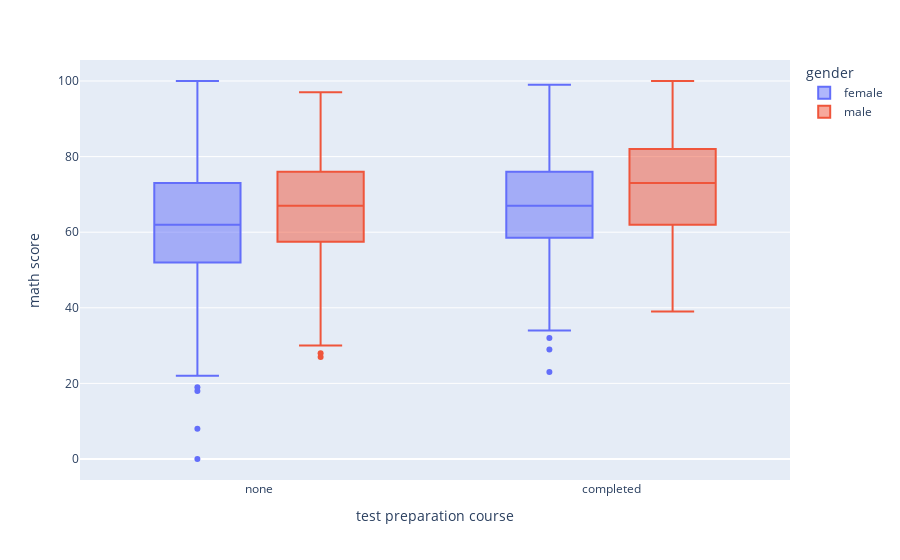

Source (notebook cell):
### Markdown cell above
4% student failed in Match

### Code cell
fig = px.box(data, x="test preparation course", y="math score", color="gender")
fig.show()

### Figure 1 — Plotly figure (JSON) as saved in the notebook; plotly's stock layout.template omitted (floating-point values rounded to 4 significant figures; data arrays with more than 128 entries replaced by an {"elided": "..."} marker saying what was removed)
{"data": [{"alignmentgroup": "True", "hovertemplate": "gender=female<br>test preparation course=%{x}<br>math score=%{y}<extra></extra>", "legendgroup": "female", "marker": {"color": "#636efa"}, "name": "female", "notched": false, "offsetgroup": "female", "orientation": "v", "showlegend": true, "type": "box", "x": {"elided": "518 str values"}, "x0": " ", "xaxis": "x", "y": {"elided": "518 int values"}, "y0": " ", "yaxis": "y"}, {"alignmentgroup": "True", "hovertemplate": "gender=male<br>test preparation course=%{x}<br>math score=%{y}<extra></extra>", "legendgroup": "male", "marker": {"color": "#EF553B"}, "name": "male", "notched": false, "offsetgroup": "male", "orientation": "v", "showlegend": true, "type": "box", "x": {"elided": "482 str values"}, "x0": " ", "xaxis": "x", "y": {"elided": "482 int values"}, "y0": " ", "yaxis": "y"}], "layout": {"boxmode": "group", "legend": {"title": {"text": "gender"}, "tracegroupgap": 0}, "margin": {"t": 60}, "xaxis": {"anchor": "y", "domain": [0, 1], "title": {"text": "test preparation course"}}, "yaxis": {"anchor": "x", "domain": [0, 1], "title": {"text": "math score"}}}}
